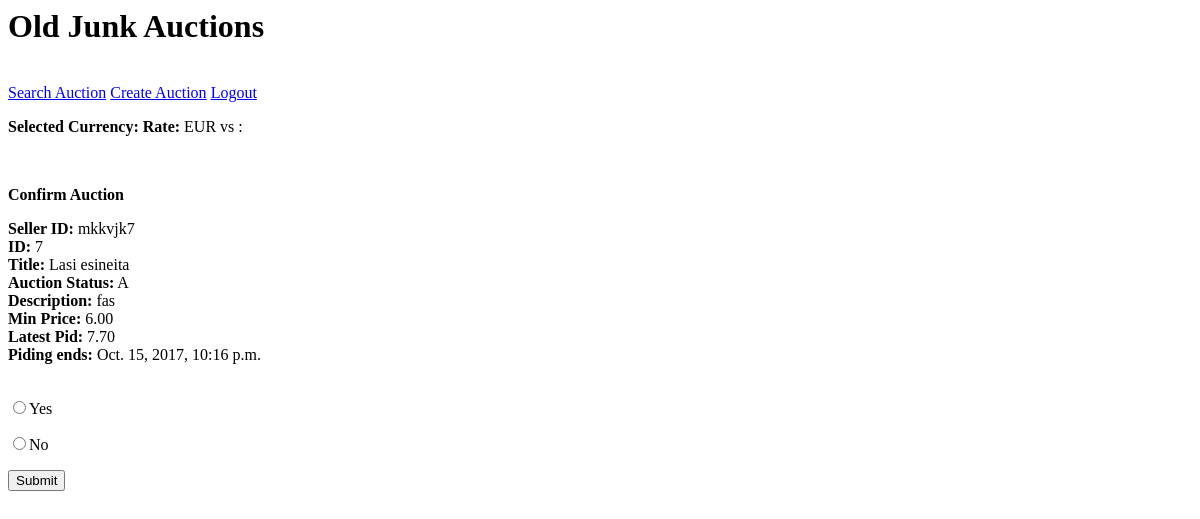
Before: /banview/7 (signed in) with the older database file.
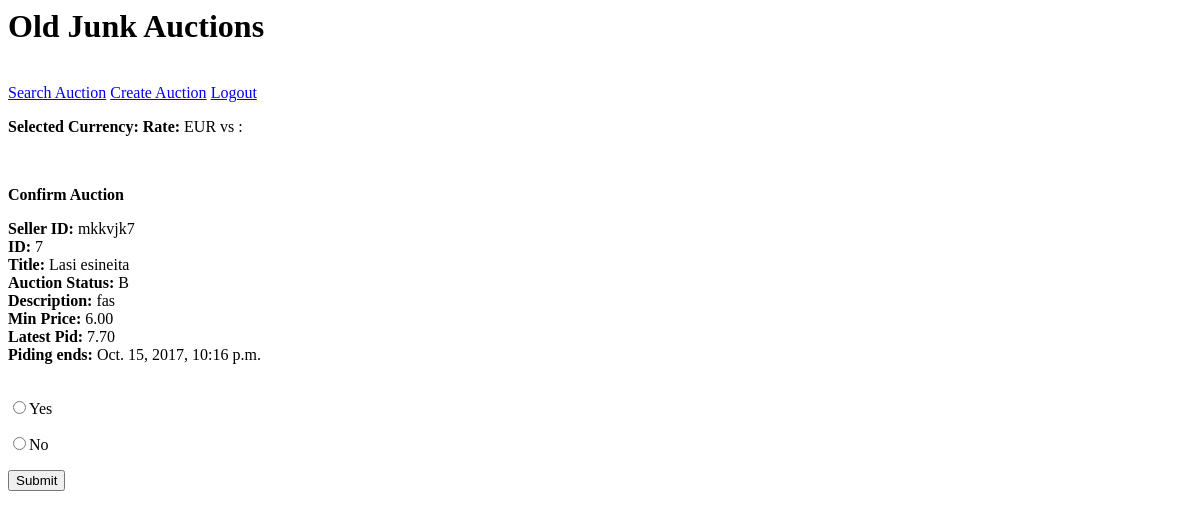
After: the same page with the newer database file.
### YAAS_App/models.py (models this page shows, shortened)
class Auction(models.Model):
    ACTIVE = 'A'
    BANNED = 'B'
    DUE ='D'
    ADJUDICATED ='E'
    AUCTION_STATUS = (
        (ACTIVE, 'Active'),
        (BANNED, 'Banned'),
        (DUE, 'Due'),
        (ADJUDICATED, 'Adjudicated')
    )
    seller=models.ForeignKey(User)
    title=models.CharField(max_length=100)
    auction_status=models.CharField(max_length=1,default='A')
    description=models.TextField()
    start_price=models.DecimalField(max_digits=6,decimal_places=2)
    latest_pid=models.DecimalField(max_digits=6,decimal_places=2)
    endtime=models.DateTimeField()

### YAAS_App/views.py (the view)
# urls.py: url(r'^banview/(\d+)$', banview),
@login_required
def banview(request,offset):
    if request.method=='GET':
        if not request.user.is_authenticated() or not request.user.is_staff:
            messages.add_message(request, messages.ERROR, "You must login before you are allowed to ban")
            return HttpResponseRedirect('/login/?next=%s')
        else:
            auction=get_object_or_404(Auction,id=offset)
            print(auction.title)
            form=ConfirmBan()
            return render(request,'confirmban.html',{'auction':auction})

### templates/confirmban.html (shortened to what this page needs)
{%  extends "base2.html" %}
{% block content %}
<p><b>Confirm Auction</b></p>
    <form action="/banauction/{{ auction.id }}" method="post">
        <label> <b>Seller ID:</b> {{ auction.seller }}</label><br>
        <label> <b>ID:</b> {{ auction.id }}</label><br>
        <label> <b>Title:</b> {{ auction.title }}</label><br>
        <label> <b>Auction Status:</b> {{ auction.auction_status }}</label><br>
        <label> <b>Description:</b> {{ auction.description }}</label><br>
        <label> <b>Min Price:</b> {{ auction.start_price }}</label><br>
        <label> <b>Latest Pid:</b> {{ auction.latest_pid }}</label><br>
        <label> <b>Piding ends:</b> {{ auction.endtime }}</label><br>
        <br>
        <p><input type="radio" name="option" value="Yes">Yes</p>
        <p><input type="radio" name="option" value="No">No</p>
        <input type="submit" value="Submit">
    </form>
{% endblock %}

Changed rows visible on the page:
changed Auction "Lasi esineita": auction_status "A" → "B"
